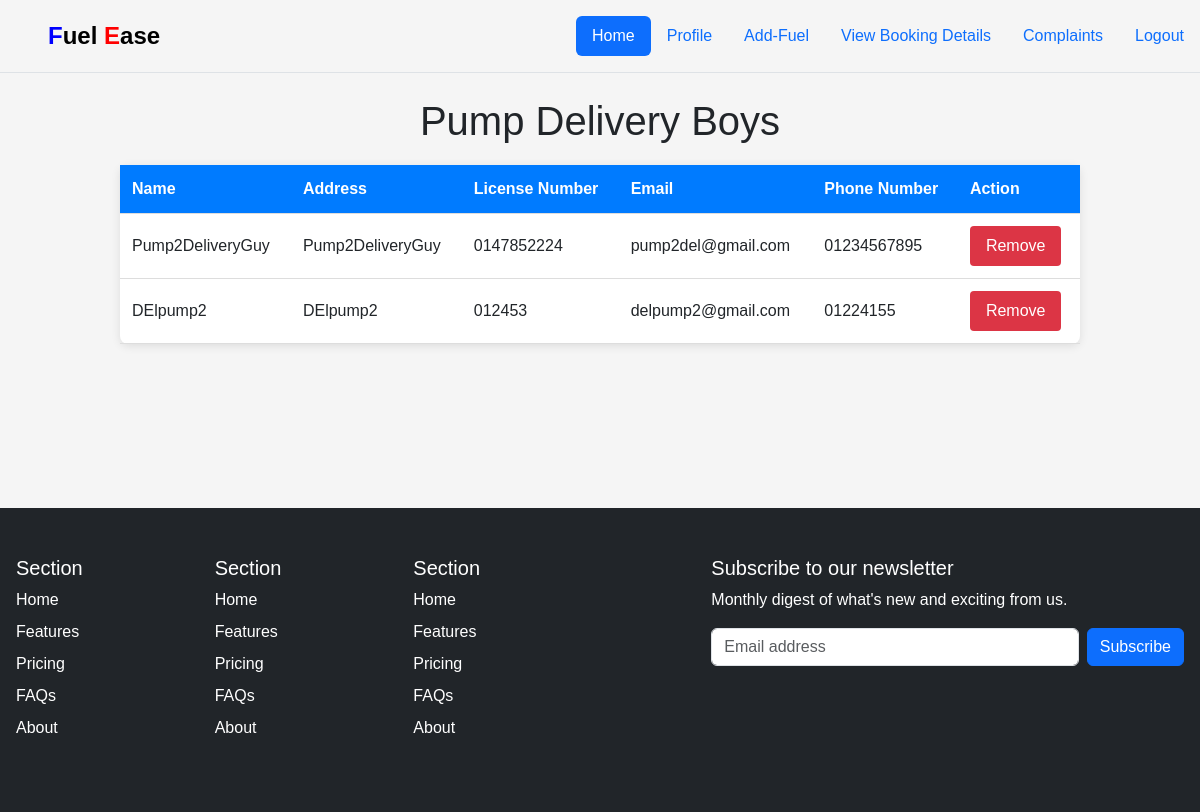
The app's page /Pump/view_pump_delivery_boys/ (signed in) with its own data.
### Pump/models.py (models this page shows)
class DeliveryBoy(models.Model):
    name = models.CharField(max_length=100)
    phone_number = models.CharField(max_length=20)
    license_number = models.CharField(max_length=20)
    address = models.CharField(max_length=100)
    email = models.EmailField(unique=True)
    password = models.CharField(max_length=100)
    pumpId = models.ForeignKey(Pump, on_delete=models.CASCADE)
    status = models.BooleanField(default=False)

### Pump/views.py (the view)
# urls.py: path('view_pump_delivery_boys/', views.view_pump_delivery_boys, name='view_pump_delivery_boys'),
def view_pump_delivery_boys(request):
    pump_id = request.session.get('pid')
    if pump_id:
        try:
            pump = Pump.objects.get(pk=pump_id)
            delivery_boys = DeliveryBoy.objects.filter(pumpId=pump)
            return render(request, 'Pump/View_Pump_DeliveryBoys.html', {'delivery_boys': delivery_boys})
        except Pump.DoesNotExist:
            return redirect('Pump:add_deliveryboy')
    else:
        return redirect('Pump:add_deliveryboy')

### Pump/templates/Pump/View_Pump_DeliveryBoys.html (shortened to what this page needs)
<!DOCTYPE html>
<html lang="en">
<head>
    <link href="https://cdn.jsdelivr.net/npm/bootstrap@5.3.3/dist/css/bootstrap.min.css" rel="stylesheet"
>
</head>
<body>
    <header class="d-flex flex-wrap justify-content-center py-3 mb-4 border-bottom">
        <a href="/"
            class="d-flex align-items-center mb-3 mb-md-0 me-md-auto link-body-emphasis text-decoration-none">
            <svg class="bi me-2" width="40" height="32">
                <use xlink:href="#bootstrap" />
            </svg>
            <span class="fs-4"><b><span style="color: blue;">F</span>uel <span style="color: rgb(255, 0, 0);">E</span>ase</b></span>
        </a>
        <ul class="nav nav-pills">
            <li class="nav-item"><a href="{% url 'Pump:Pump_home' %}" class="nav-link active" aria-current="page">Home</a></li>
            <li class="nav-item"><a href="{%url 'Pump:profile'%}" class="nav-link">Profile</a></li>
            <li class="nav-item"><a href="{%url 'Pump:add_fuel'%}" class="nav-link">Add-Fuel</a></li>
            <li class="nav-item"><a href="{% url 'Pump:view_booking_requests' %}" class="nav-link">View Booking Details</a></li>
            <li class="nav-item"><a href="{% url 'Pump:pump_complaint'%}" class="nav-link">Complaints</a></li>
            <li class="nav-item"><a href="{% url 'User:index' %}" class="nav-link">Logout</a></li>
        </ul>
    </header>
    <h1>Pump Delivery Boys</h1>
    <table>
        <thead>
            <tr>
                <th>Name</th>
                <th>Address</th>
                <th>License Number</th>
                <th>Email</th>
                <th>Phone Number</th>
                <th>Action</th>
            </tr>
        </thead>
        <tbody>
            {% for delivery_boy in delivery_boys %}
                <tr>
                    <td>{{ delivery_boy.name }}</td>
                    <td>{{ delivery_boy.address }}</td>
                    <td>{{ delivery_boy.license_number }}</td>
                    <td>{{ delivery_boy.email }}</td>
                    <td>{{ delivery_boy.phone_number }}</td>
                    <td>
                        <form class="remove-form" action="{% url 'Pump:remove_delivery_boy' delivery_boy.id %}" method="post">
                            <button class="remove-button" onclick="update()" type="submit">Remove</button>
                        </form>
                    </td>
                </tr>
            {% endfor %}
        </tbody>
    </table>
    <br><br><br><br><br><br>
    <footer class="py-5 text-bg-dark p-3">
        <div class="row">
            <div class="col-6 col-md-2 mb-3">
                <h5>Section</h5>
                <ul class="nav flex-column">
                    <li class="nav-item mb-2"><a href="#" class="nav-link p-0 text-bg-dark text-bg-white">Home</a></li>
                    <li class="nav-item mb-2"><a href="#" class="nav-link p-0 text-bg-dark">Features</a>
                    </li>
                    <li class="nav-item mb-2"><a href="#" class="nav-link p-0 text-bg-dark">Pricing</a>
                    </li>
                    <li class="nav-item mb-2"><a href="#" class="nav-link p-0 text-bg-dark">FAQs</a></li>
                    <li class="nav-item mb-2"><a href="#" class="nav-link p-0 text-bg-dark">About</a>
                    </li>
                </ul>
            </div>
            <div class="col-6 col-md-2 mb-3 ">
                <h5>Section</h5>
                <ul class="nav flex-column">
                    <li class="nav-item mb-2 "><a href="#" class="nav-link p-0 text-bg-dark">Home</a></li>
                    <li class="nav-item mb-2"><a href="#" class="nav-link p-0 text-bg-dark">Features</a>
                    </li>
                    <li class="nav-item mb-2"><a href="#" class="nav-link p-0 text-bg-dark">Pricing</a>
                    </li>
                    <li class="nav-item mb-2"><a href="#" class="nav-link p-0 text-bg-dark">FAQs</a></li>
                    <li class="nav-item mb-2"><a href="#" class="nav-link p-0 text-bg-dark">About</a>
                    </li>
                </ul>
            </div>
            <div class="col-6 col-md-2 mb-3 ">
                <h5>Section</h5>
                <ul class="nav flex-column">
                    <li class="nav-item mb-2"><a href="#" class="nav-link p-0  text-bg-dark ">Home</a></li>
                    <li class="nav-item mb-2"><a href="#" class="nav-link p-0 text-bg-dark">Features</a>
                    </li>
                    <li class="nav-item mb-2"><a href="#" class="nav-link p-0 text-bg-dark">Pricing</a>
                    </li>
                    <li class="nav-item mb-2"><a href="#" class="nav-link p-0 text-bg-dark">FAQs</a></li>
                    <li class="nav-item mb-2"><a href="#" class="nav-link p-0 text-bg-dark">About</a>
                    </li>
                </ul>
            </div>
            <div class="col-md-5 offset-md-1 mb-3">
                <form>
                    <h5>Subscribe to our newsletter</h5>
                    <p>Monthly digest of what's new and exciting from us.</p>
                    <div class="d-flex flex-column flex-sm-row w-100 gap-2">
                        <input id="newsletter1" type="text" class="form-control" placeholder="Email address">
                        <button class="btn btn-primary" type="button">Subscribe</button>
                    </div>
                </form>
            </div>
        </div>
    </footer>
</body>
</html>

### Pump/templates/Pump/View_Pump_DeliveryBoys.html (style rules this page uses)
body { font-family: Arial, sans-serif; background-color: #f5f5f5; }
h1 { text-align: center; margin-top: 20px; }
table { width: 80%; margin: 20px auto; border-collapse: collapse; background-color: #fff; border-radius: 8px; box-shadow: 0 2px 10px rgba(0, 0, 0, 0.1); }
th, td { padding: 12px; text-align: left; border-bottom: 1px solid #ddd; }
th { background-color: #007bff; color: #fff; }
.remove-form { display: inline-block; }
.remove-button { background-color: #dc3545; color: #fff; border: none; padding: 8px 16px; border-radius: 4px; cursor: pointer; }

### records on screen
DeliveryBoy: name "Pump2DeliveryGuy", address "Pump2DeliveryGuy", license_number "0147852224", email "pump2del@gmail.com", phone_number "01234567895"
DeliveryBoy: name "DElpump2", address "DElpump2", license_number "012453", email "delpump2@gmail.com", phone_number "01224155"
